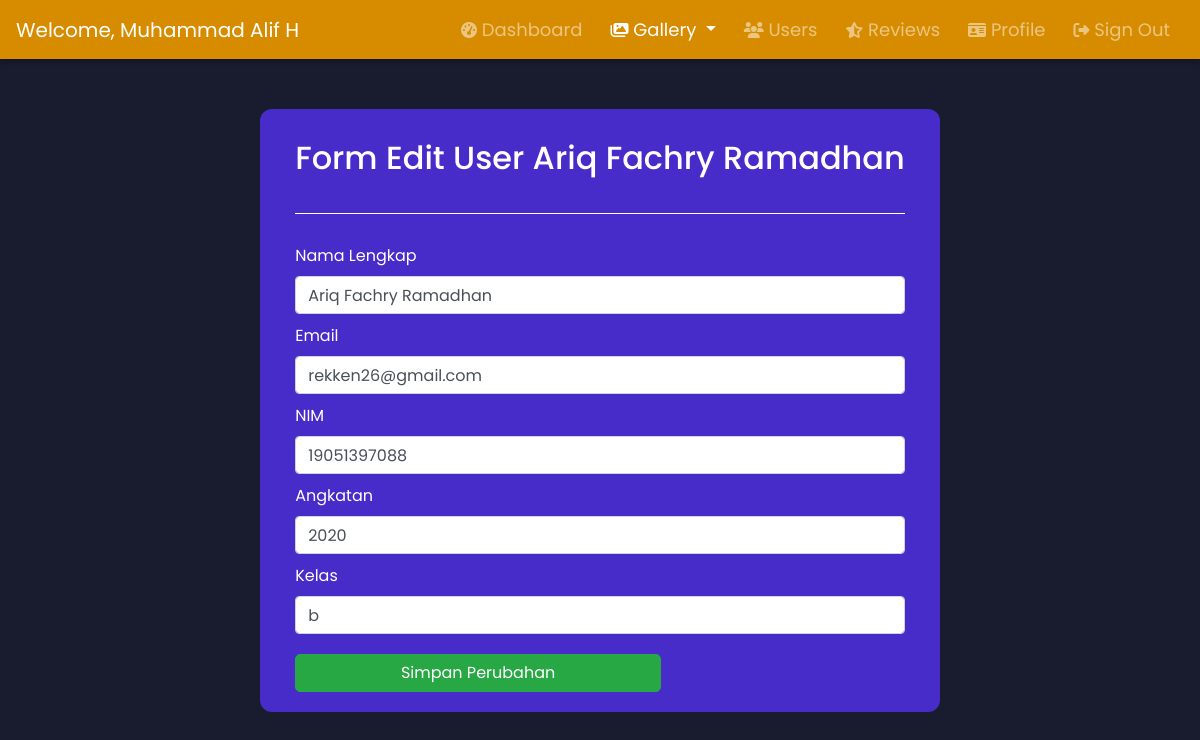
Screenshot of /User_Regist/admin-user-edit?id=34 (signed in) with the database file from the repository.
### tables this page shows
CREATE TABLE `users` (
  `id` int(11) NOT NULL,
  `namalengkap` varchar(100) NOT NULL,
  `email` varchar(200) NOT NULL,
  `nim` bigint(20) NOT NULL,
  `angkatan` year(4) NOT NULL,
  `kelas` varchar(2) NOT NULL,
  `verified` tinyint(4) NOT NULL,
  `token` varchar(100) NOT NULL,
  `password` varchar(255) NOT NULL,
  `usertype` varchar(20) NOT NULL
);

### User_Regist/admin-user-edit.php (the view, shortened to what this page needs)
<?php
    include 'header-admin.php';
  if (isset($_GET['id'])) {
    $id = ($_GET['id']);
    $query = "SELECT * FROM users WHERE id='$id'";
    $result = mysqli_query($conn, $query);
    $data = mysqli_fetch_assoc($result);
  } else {
    echo "<script>alert('Masukkan data id.');window.location='admin-usersConfig';</script>";
  }
  ?>
<section>
<div class="container anim" id="box" style=" margin-top: 50px; color:white; padding-top: 30px; width:fit-content">
            <div class="d-flex justify-content-center">
                <div >
                    <div class="container">
                        <h2 style="margin-bottom: 12px" class="align-items-center">Form Edit User <?php echo $data['namalengkap']; ?></h2>
                        <hr style="border-top: 1px solid white; margin-bottom: 30px; margin-top: 36px">
                        <form method="POST" action="admin-user-edit-proses" enctype="multipart/form-data">
                            <label class="label control-label">Nama Lengkap</label>
                            <input type="text" class="form-control" name="namalengkap" placeholder="namalengkap" value="<?php echo $data['namalengkap']; ?>">
                            <label class="label control-label">Email</label>
                            <input type="text" class="form-control" name="email" placeholder="email" value="<?php echo $data['email']; ?>">
                            <label class="label control-label">NIM</label>
                            <input type="text" class="form-control" name="nim" placeholder="nim" value="<?php echo $data['nim']; ?>">
                            <label class="label control-label">Angkatan</label>
                            <input type="text" class="form-control" name="angkatan" placeholder="angkatan" value="<?php echo $data['angkatan']; ?>">
                            <label class="label control-label">Kelas</label>
                            <input type="text" class="form-control" name="kelas" placeholder="kelas" value="<?php echo $data['kelas']; ?>">
                            <button name="submit-btn" type="submit" class="btn btn-success" data-toggle="modal" data-target="#exampleModal" style="margin-top: 10px; width: 30%; border-radius: 5px" >
                                Simpan Perubahan
                            </button>
                        </form>
                    </div>
                    </div>
                </div>
            </div>
    </body>
    <br>
    <br>
</html>

### src/css/dashboard_admin.css (style rules this page uses)
* { margin: 0; padding: 0; box-sizing: border-box; font-family: 'Poppins', sans-serif; }
body, html { height: 100%; scroll-behavior: smooth; background-color: #191c2f; }
h2 { color: white; margin-bottom: 20px; }
input { width: 20%; margin-bottom: 10px; }
#box { background-color: #472CCA; width: 90%; padding: 20px; border-radius: 12px; }
.btn { min-width: 60% !important; width: 60%; max-width: 100%; }
.anim { animation: opac 4s ease; transition: transform .4s ; }

### rows the page displays
users: namalengkap "Ariq Fachry Ramadhan", email "rekken26@gmail.com", nim "19051397088", angkatan "2020", kelas "b"

### other values shown
$_SESSION['namalengkap'] "Muhammad Alif H"
